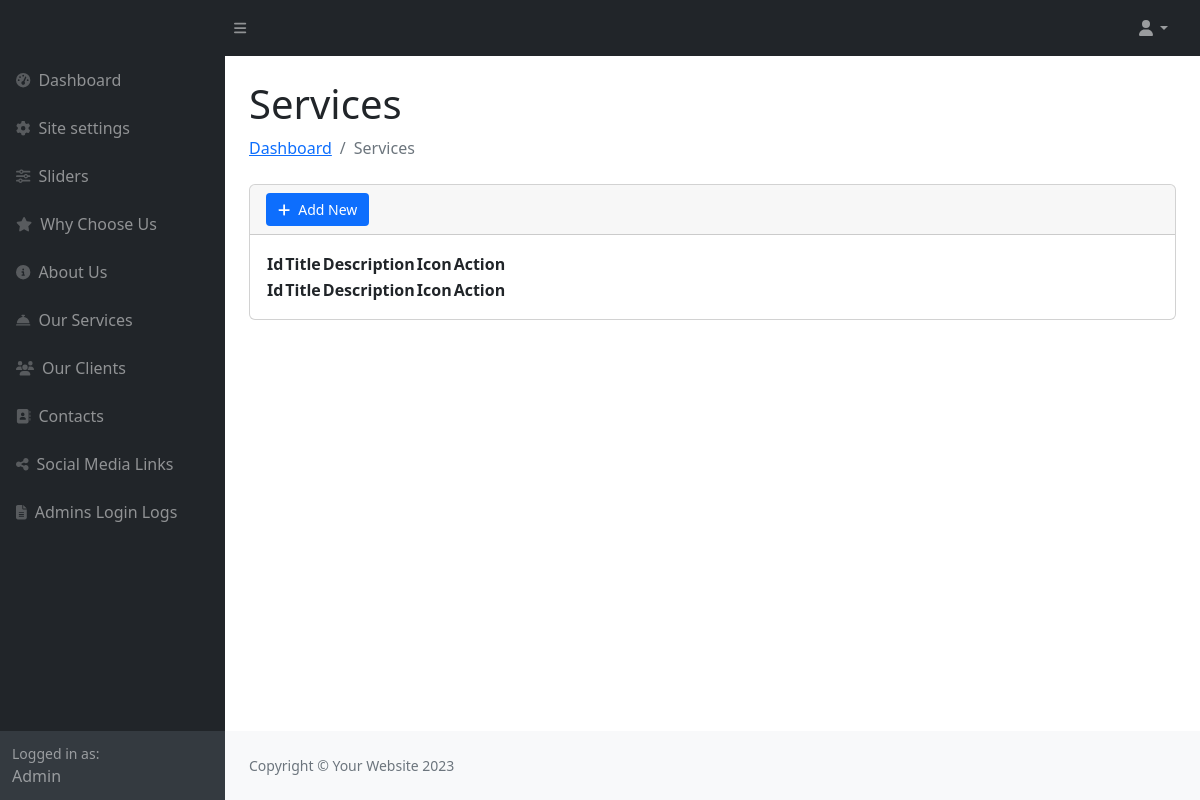
Before: /index.php/admin/services with the older database file.
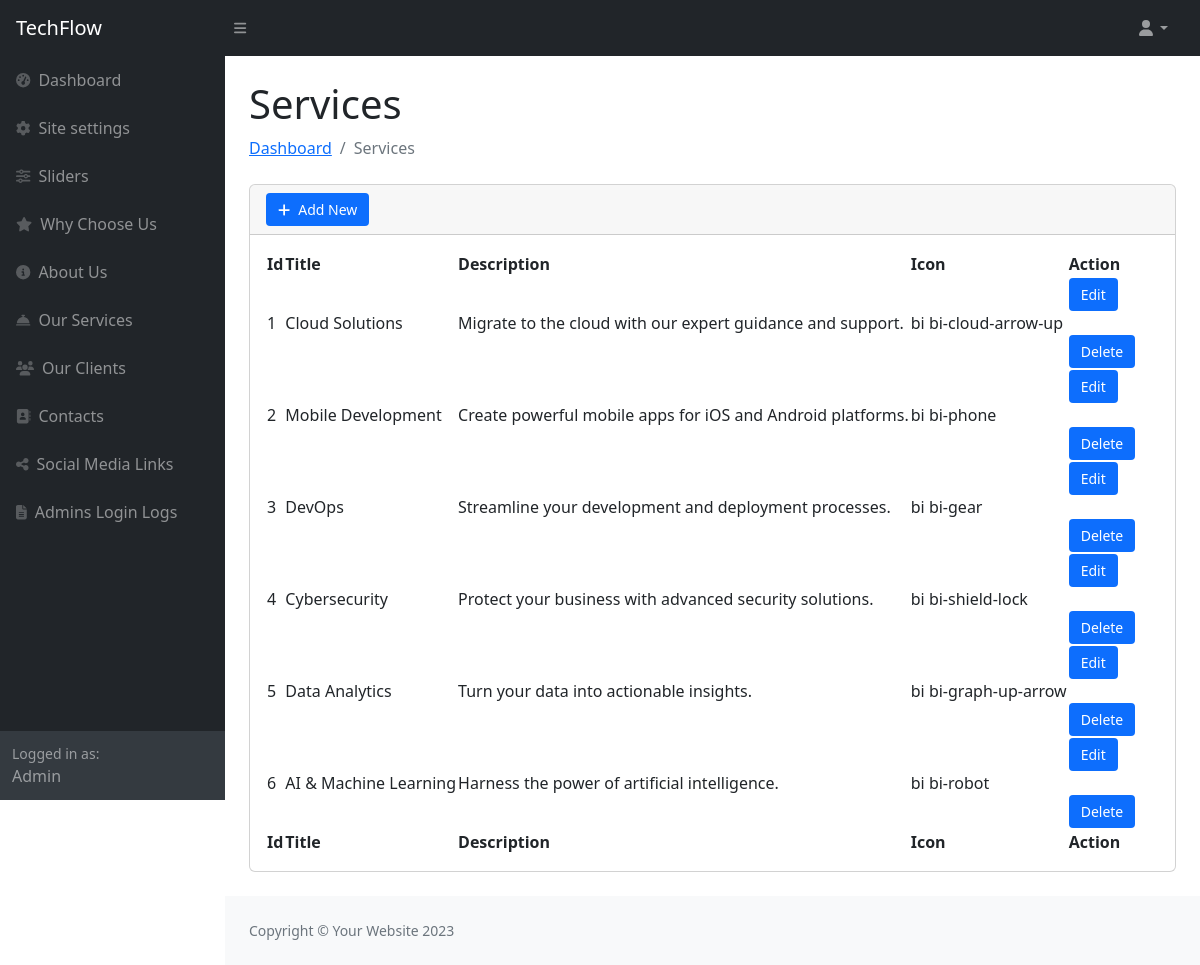
After: the same page with the newer database file.
### tables this page shows
CREATE TABLE `site_settings` (
  `id` int(11) NOT NULL,
  `site_title` varchar(100) DEFAULT NULL,
  `footer_description` varchar(100) DEFAULT NULL,
  `site_email` varchar(100) DEFAULT NULL,
  `logo` varchar(100) DEFAULT NULL,
  `fav_icon` varchar(100) DEFAULT NULL,
  `phone_number` varchar(100) DEFAULT NULL,
  `why_choose_title` varchar(100) DEFAULT NULL,
  `why_choose_desc` varchar(255) DEFAULT NULL,
  `our_service_title` varchar(100) DEFAULT NULL,
  `our_service_desc` varchar(255) DEFAULT NULL,
  `our_client_title` varchar(100) DEFAULT NULL,
  `our_client_desc` varchar(255) DEFAULT NULL,
  `contact_title` varchar(100) DEFAULT NULL,
  `contact_desc` varchar(255) DEFAULT NULL
);

CREATE TABLE `services` (
  `id` int(11) NOT NULL,
  `name` varchar(100) DEFAULT NULL,
  `description` varchar(255) DEFAULT NULL,
  `icon` varchar(255) DEFAULT NULL
);

### application/controllers/admin/Services.php (called while the page is built, shortened)
<?php
class Services extends CI_Controller
{
    public function __construct()
    {
        $this->load->library('form_validation');
        $this->load->model('Admin_model');
        $this->load->helper('form');
    }
    public function index()
    {
        $data['services'] = $this->Admin_model->get_data('services');
        $this->load->view('admin/services', $data);
    }
}

### index.php (called while the page is built, shortened)
<?php
require_once BASEPATH . 'core/CodeIgniter.php';

### application/models/Admin_model.php (called while the page is built, shortened)
<?php
class Admin_model extends CI_Model
{
    public function get_data($table)
    {
        return $this->db->get($table)->result();
    }
}

### application/views/admin/services.php (the view, shortened to what this page needs)
<?php
$this->load->view('admin/includes/header');
$this->load->view('admin/includes/sidebar'); ?>
<div id="layoutSidenav_content">
    <main>
        <div class="container-fluid px-4">
            <h1 class="mt-4">Services</h1>
            <ol class="breadcrumb mb-4">
                <li class="breadcrumb-item"><a href="<?= base_url('admin/login') ?>">Dashboard</a></li>
                <li class="breadcrumb-item active">Services</li>
            </ol>
            <div class="card mb-4">
                <div class="card-header">
                    <a href="<?= base_url('admin/services/add') ?>">
                        <button class="add-button">
                            <i class="fas fa-plus me-1"></i>
                            Add New
                        </button>
                    </a>
                </div>
                <div class="card-body">
                    <table id="datatablesSimple">
                        <thead>
                            <tr>
                                <th>Id</th>
                                <th>Title</th>
                                <th>Description</th>
                                <th>Icon</th>
                                <th>Action</th>
                            </tr>
                        </thead>
                        <tfoot>
                            <tr>
                                <th>Id</th>
                                <th>Title</th>
                                <th>Description</th>
                                <th>Icon</th>
                                <th>Action</th>
                            </tr>
                        </tfoot>
                        <tbody>
                            <?php
                            $sno = 1;
                            foreach ($services as $key => $value) {
                            ?>
                                <tr>
                                    <td><?= $sno ?></td>
                                    <td><?= $value->name ?></td>
                                    <td><?= $value->description ?></td>
                                    <td><?= $value->icon ?></td>
                                    <td>
                                        <a href="<?= base_url('admin/services/edit/') . $value->id ?>">
                                            <button class="add-button">
                                                Edit
                                            </button>
                                        </a>
                                        <br>
                                        <a href="<?= base_url('admin/services/delete/') . $value->id ?>">
                                            <button class="add-button">
                                                Delete
                                            </button>
                                        </a>
                                    </td>
                                </tr>
                            <?php
                                $sno++;
                            } ?>
                        </tbody>
                    </table>
                </div>
            </div>
        </div>
    </main>

### application/views/admin/includes/header.php (shortened to what this page needs)
<!DOCTYPE html>
<html lang="en">
<head>
    <?php $site_settings = $this->db->where('id', 1)->get('site_settings')->row() ?>
    <link href="https://cdn.jsdelivr.net/npm/simple-datatables@7.1.2/dist/style.min.css" rel="stylesheet" />
    <link href="<?= base_url() ?>assets/admin_assets/css/styles.css" rel="stylesheet" />
</head>
<body class="sb-nav-fixed">
    <nav class="sb-topnav navbar navbar-expand navbar-dark bg-dark">
        <a class="navbar-brand ps-3" href="<?= base_url('admin/login') ?>"><?= $site_settings->site_title ?></a>
        <button class="btn btn-link btn-sm order-1 order-lg-0 me-4 me-lg-0" id="sidebarToggle" href="#!"><i class="fas fa-bars"></i></button>
        <ul class="navbar-nav ms-auto ms-md-0 me-3 me-lg-4">
            <li class="nav-item dropdown">
                <a class="nav-link dropdown-toggle" id="navbarDropdown" href="#" role="button" data-bs-toggle="dropdown" aria-expanded="false"><i class="fas fa-user fa-fw"></i></a>
            </li>
        </ul>
    </nav>
    <div id="layoutSidenav">

Changed rows visible on the page:
added site_settings: site_title "TechFlow"
added services: name "Cloud Solutions", description "Migrate to the cloud with our expert guidance and support.", icon "bi bi-cloud-arrow-up"
added services: name "Mobile Development", description "Create powerful mobile apps for iOS and Android platforms.", icon "bi bi-phone"
added services: name "DevOps", description "Streamline your development and deployment processes.", icon "bi bi-gear"
added services: name "Cybersecurity", description "Protect your business with advanced security solutions.", icon "bi bi-shield-lock"
added services: name "Data Analytics", description "Turn your data into actionable insights.", icon "bi bi-graph-up-arrow"
added services: name "AI & Machine Learning", description "Harness the power of artificial intelligence.", icon "bi bi-robot"
